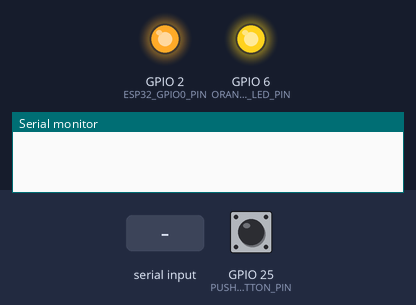
A sketch run on a simulated ESP32. On the bench: output pins drawn as LEDs (lit = HIGH), the last lines printed to the serial monitor. Inputs (shaded band) come from the test bench; at power-on: GPIO 25 (PUSHBUTTON_PIN) HIGH. Pins used as bus, display or sensor lines are not drawn.

Above: at 1.2 s.
1.3 s: GPIO 25 (PUSHBUTTON_PIN) pulled LOW for 0.15 s
At 2.5 s:
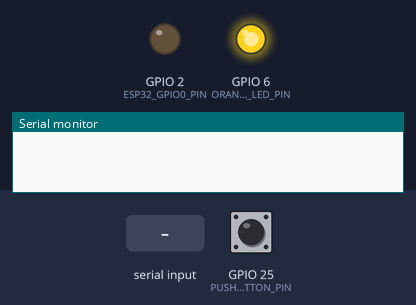
2.9 s: "1" received over the second serial link
At 24.8 s:
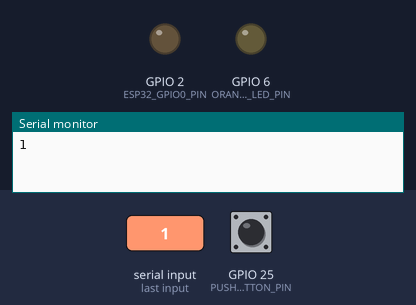
Timing chart, 0 to 25.5 s (numbered marks = the images above; inputs shaded):
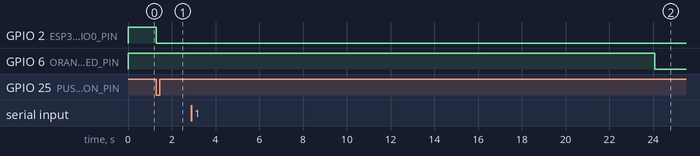

The sketch:

esp32_addon_bootloader.ino
```cpp
/*
 *  RP2040 - ESP32 serial passthrough
 *  connect Arduino Nano pin D2 (GPIO 25) to GND to create am ESP32-reset / boot condition
 */

#define ACTIVATE_GPIO0  // comment if GPIO0 should not be pressed before reset of ESP32 !

#define ORANGE_LED_PIN  6
#define ESP32_RESET_PIN 3
#define ESP32_GPIO0_PIN 2
#define PUSHBUTTON_PIN  25

#define RESET_BYPASS_TIME 100000
#define GPIO0_HOLD_TIME    50000
#define LED_TOGGLE_TIME    20000


void setup() {

  pinMode(ORANGE_LED_PIN, OUTPUT);
  pinMode(PUSHBUTTON_PIN, INPUT_PULLUP);
  digitalWrite(ESP32_RESET_PIN,HIGH); pinMode(ESP32_RESET_PIN, OUTPUT);
  #ifdef ACTIVATE_GPIO0
    digitalWrite(ESP32_GPIO0_PIN,HIGH); pinMode(ESP32_GPIO0_PIN, OUTPUT);
  #endif

  Serial.begin(115200);
  Serial2.begin(115200);
  // delay (5000);
  // Serial.println("Hi - ESP passthrough!");
}

long cnt=0;
long bypass_reset=0;

// the loop function runs over and over again forever
void loop() {

  if (!(cnt++ % LED_TOGGLE_TIME))
    digitalWrite(ORANGE_LED_PIN,!digitalRead(ORANGE_LED_PIN));

  if ((digitalRead(PUSHBUTTON_PIN) == LOW) && (!bypass_reset)) {
    // Serial.println("reset ESP");
    #ifdef ACTIVATE_GPIO0
      digitalWrite(ESP32_GPIO0_PIN,LOW);   // connect GPIO0 to GND
    #endif
    digitalWrite(ESP32_RESET_PIN,LOW);   // reset ESP32
    delay(10); digitalWrite(ESP32_RESET_PIN,HIGH);
    bypass_reset++;
  }

  if (bypass_reset) {
    #ifdef ACTIVATE_GPIO0
      if (bypass_reset == GPIO0_HOLD_TIME) digitalWrite(ESP32_GPIO0_PIN,HIGH);   // end GPIO0 activation
    #endif
    if (++bypass_reset == RESET_BYPASS_TIME) bypass_reset=0;
  }


  // pass serial transfer to Serial2 (ESP)

  if (Serial.available()) {      // If anything comes in Serial (USB),
    Serial2.write(Serial.read());   // read it and send it out Serial1 (pins 0 & 1)
  }

  if (Serial2.available()) {     // If anything comes in Serial1 (pins 0 & 1)
    Serial.write(Serial2.read());   // read it and send it out Serial (USB)
  }

}
```

Measured:
- after the input at 1.3 s, GPIO 2 (ESP32_GPIO0_PIN): HIGH → LOW at once
